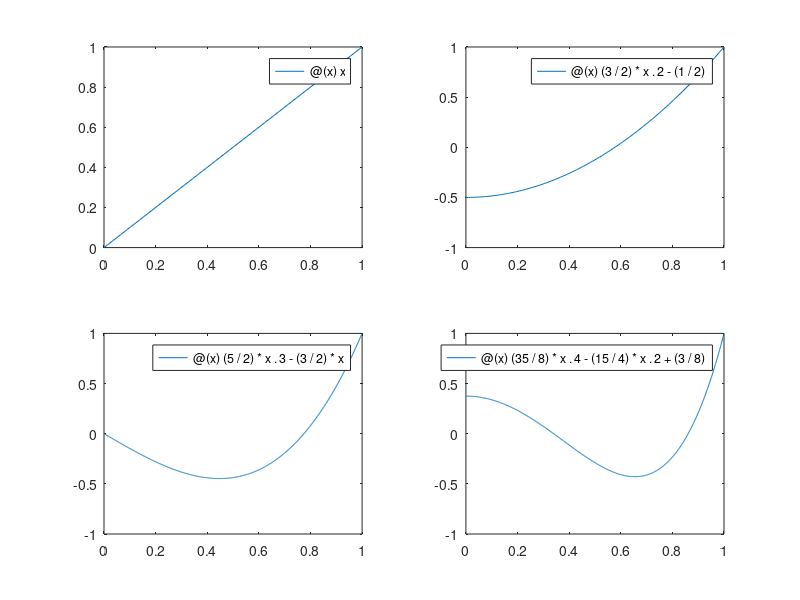

The MATLAB source for this figure:
clf; hold on;
subplot(2, 2, 1)
f1 = @(x) x
fplot(f1, [0, 1])

subplot(2, 2, 2)
f2 = @(x) (3 / 2) * x .^ 2 - (1 / 2)
fplot(f2, [0, 1])

subplot(2, 2, 3)
f3 = @(x) (5 / 2) * x .^ 3 - (3 / 2) * x
fplot(f3, [0, 1])

subplot(2, 2, 4)
f4 = @(x) (35 / 8) * x .^ 4 - (15 / 4) * x .^ 2 + (3 / 8)
fplot(f4, [0, 1])


